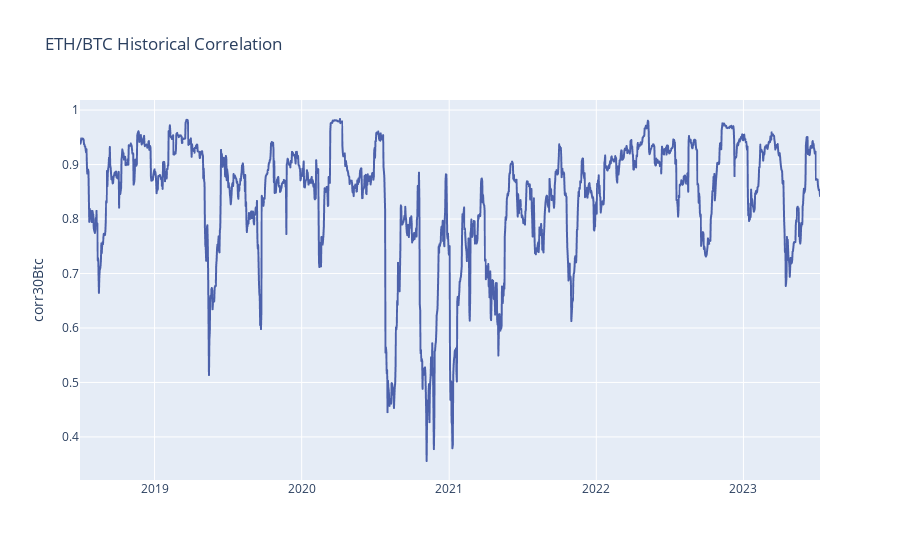

Notebook source saved alongside this figure:
### Markdown cell above
### Call the function to plot ETH/BTC Correlation

### Code cell
plot_corr(eth_corr, 'corr30Btc')

### Figure 1 — Plotly figure (JSON) as saved in the notebook; plotly's stock layout.template omitted (floating-point values rounded to 4 significant figures; data arrays with more than 128 entries replaced by an {"elided": "..."} marker saying what was removed)
{"data": [{"hovertemplate": "variable=corr30Btc<br>date=%{x}<br>value=%{y}<extra></extra>", "legendgroup": "corr30Btc", "line": {"color": "#4c61ab", "dash": "solid"}, "marker": {"symbol": "circle"}, "mode": "lines", "name": "corr30Btc", "showlegend": true, "type": "scattergl", "x": {"elided": "1836 str values"}, "xaxis": "x", "y": {"elided": "1836 float values"}, "yaxis": "y"}], "layout": {"legend": {"title": {"text": "variable"}, "tracegroupgap": 0}, "showlegend": false, "title": {"text": "ETH/BTC Historical Correlation"}, "xaxis": {"anchor": "y", "domain": [0, 1], "title": {"text": ""}}, "yaxis": {"anchor": "x", "domain": [0, 1], "title": {"text": "corr30Btc"}}}}
